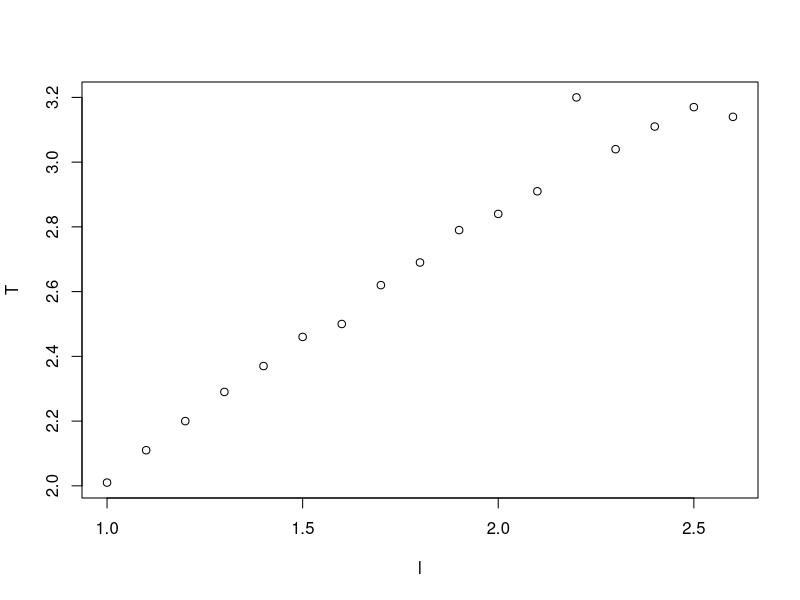
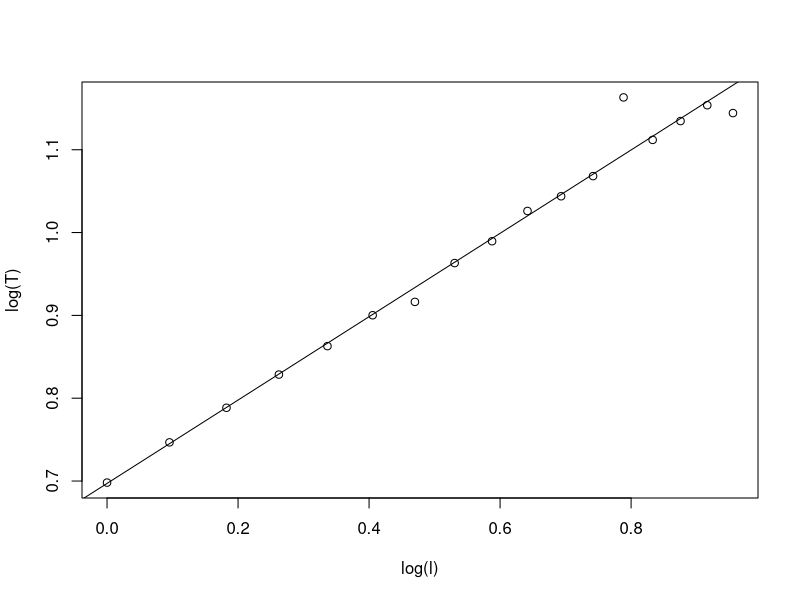
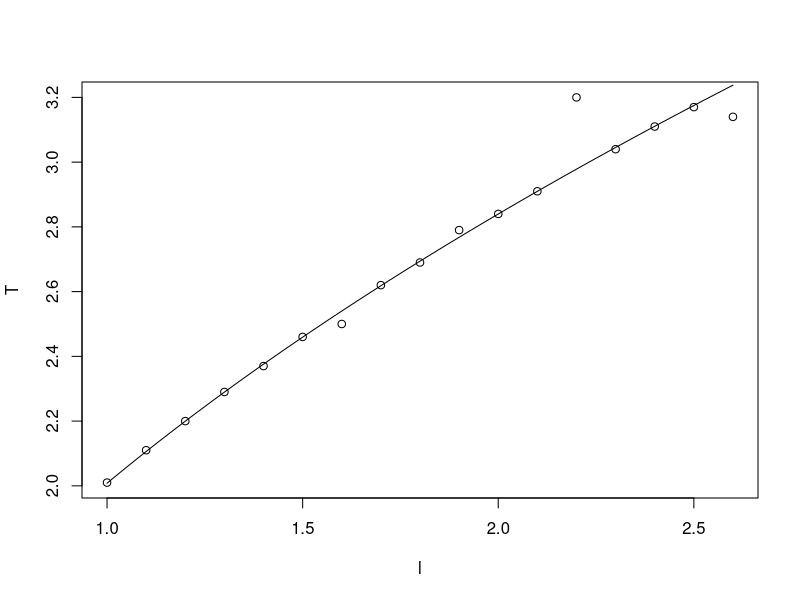

Recreate these plots in R, in order.
# 1) Datos
l=c(100,	110,	120,	130,	140,	150,	160,	170,	180,	190,	200,	210,	220,	230,	240,	250,	260)
T=c(2.01,	2.11,	2.20,	2.29,	2.37,	2.46,	2.5,	2.62,	2.69,	2.79,	2.84,	2.91,	3.2,	3.04,	3.11,	3.17,	3.14)
l = l /100 # porque está en centímetros y hay que pasar a metros

# 2) representación
plot(l,T) # l variable independiente, T dependiente.
#parece una gráfica tipo y = A x ^ {1/b}

# 3) Transformación en recta
l1=lm(log(T)~log(l))
plot(log(l),log(T))
abline(l1)
m = l1$coefficients[2]
n = l1$coefficients[1]
# 3a) compruebo m
print(m) #) Sí, es casi 0.5 --> VAMOS BIEN

# 4) Cálculo de g
# n = ln (2 pi / raiz(g) )
g = (4 * pi **2) / exp (2*n)
print(paste0("La gravedad es: ",g))

#5) Dibujo de la gráfica REAL
plot(l,T)
f1=function(l) {2*pi*(l/g)**0.5}
curve(f1(l),xname="l",add=TRUE)

#6) Fiabilidad
summary(l1)$r.squared